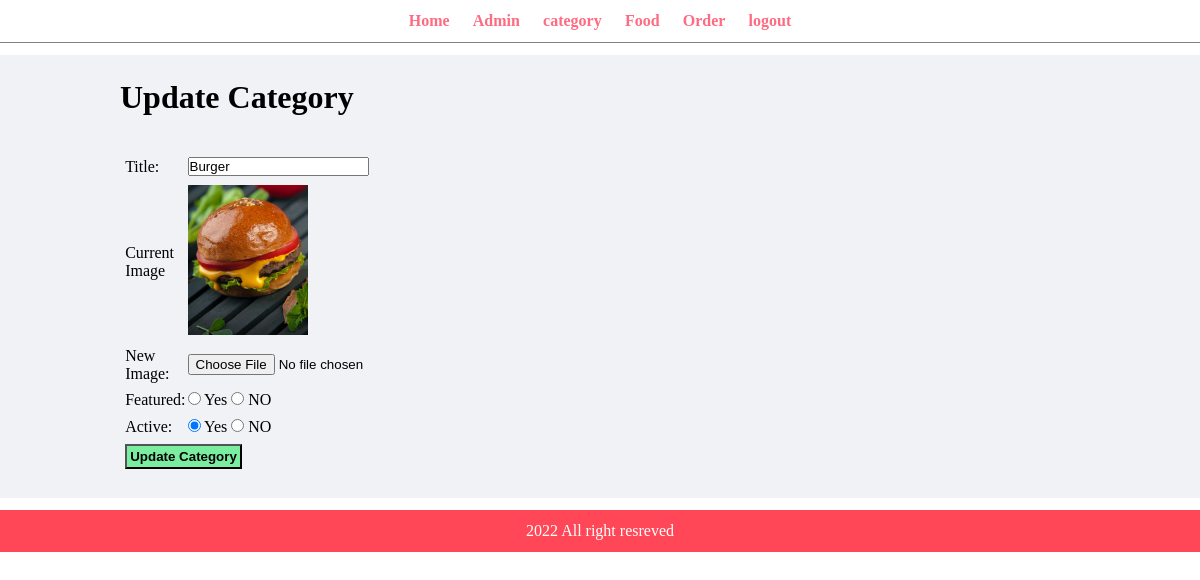
/admin/update-category.php?id=32 (signed in), run on the app's committed database.
### tables this page shows
CREATE TABLE `tbl_category` (
  `id` int(10) UNSIGNED NOT NULL,
  `title` varchar(150) NOT NULL,
  `image_name` varchar(255) NOT NULL,
  `featured` varchar(10) NOT NULL,
  `active` varchar(10) NOT NULL
);

### admin/update-category.php (the view, shortened to what this page needs)
<?php include('partial/header.php');?>
<div class="main-section">
    <div class="wraper">
        <h1>Update Category</h1>
        <br><br>
        <?php
            if(isset($_GET['id']))
            {
                $id=$_GET['id'];
                $sql="SELECT * FROM tbl_category WHERE id=$id";
                $res=mysqli_query($con,$sql);
                $count=mysqli_num_rows($res);
                if($count==1)
                {
                    $row=mysqli_fetch_assoc($res);
                    $title=$row['title'];
                    $current_image=$row['image_name'];
                    $featured=$row['featured'];
                    $active=$row['active'];
                }
                else
                {
                    $_SESSION['no-category-found']="<div class='error'> Category NOt Found</div>";
                    header('location:'.SITEURL.'admin/Manage_category.php');
                }
            }
            else
            {
                header('location:'.SITEURL.'admin/Manage_category.php');
            }
        ?>
        <form action="" method="POST" enctype="multipart/form-data">
        <table class="tbl-30">
            <tr>
                <td>Title:</td>
                <td>
                    <input type="text" name="title" value="<?php echo $title;?>">
                </td>
            </tr>
            <tr>
                <td>Current Image</td>
                <td>
                    <?php
                    if($current_image!="")
                    {
                        ?>
                        <img src="<?php echo SITEURL;?>images/category/<?php echo $current_image;?>" width="120px" alt="">
                        <?php
                    }
                    else
                    {
                        echo "<div class='error'>Image not uploaded</div>";
                    }
                    ?>
                </td>
            </tr>
            <tr>
                <td>New Image:</td>
                <td>
                    <input type="file" name='image'>
                </td>
            </tr>
            <tr>
                <td>Featured:</td>
                <td>
                    <input <?php if($featured=="Yes"){ echo "checked";}?> type="radio" name="featured" value="Yes"> Yes
                    <input <?php if($featured=="NO"){ echo "checked";}?> type="radio" name="featured" value="NO"> NO
                </td>
            </tr>
            <tr>
                <td>Active:</td>
                <td>
                    <input <?php if($active=="Yes"){ echo "checked";}?> type="radio" name="active" value="Yes"> Yes
                    <input <?php if($active=="NO"){ echo "checked";}?> type="radio" name="active" value="NO"> NO
                </td>
            </tr>
            <tr>
                <td colspan="2">
                    <input type="submit" name="submit" value="Update Category" class="btn-Secondary">
                </td>
            </tr>
        </table>
        </form>
    </div>
</div>
<?php include('partial/footer.php');?>

### css/admin1.css (style rules this page uses)
* { margin: 0; padding: 0; }
.wraper { padding: 1%; width: 80%; margin: 0 auto; }
.main-section { margin: 1% 0; padding: 1% 0; background-color: #f1f2f6; }
.tbl-30 { width: 30%; }
table tr td { padding:1%; }
.btn-Secondary { background-color: #7bed9f; padding:1%; color:black; text-decoration:none; font-weight:bold; }

### data on the page
tbl_category: title "Burger", image_name (picture), active "☑"
